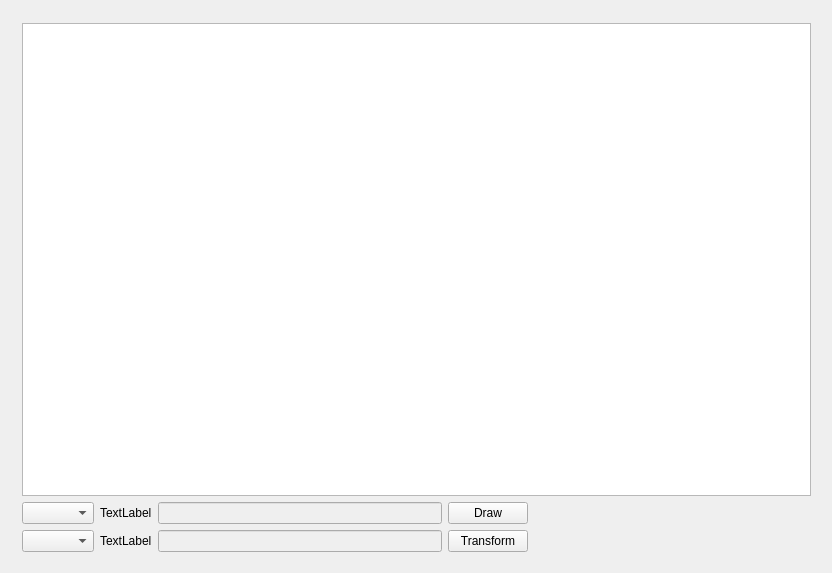
<?xml version="1.0" encoding="UTF-8"?>
<ui version="4.0">
 <class>MainWindow</class>
 <widget class="QMainWindow" name="MainWindow">
  <property name="geometry">
   <rect>
    <x>0</x>
    <y>0</y>
    <width>832</width>
    <height>573</height>
   </rect>
  </property>
  <property name="windowTitle">
   <string>Computer Graphics beta</string>
  </property>
  <widget class="QWidget" name="centralWidget">
   <widget class="QWidget" name="layoutWidget">
    <property name="geometry">
     <rect>
      <x>11</x>
      <y>12</y>
      <width>811</width>
      <height>551</height>
     </rect>
    </property>
    <layout class="QVBoxLayout" name="generalLayout">
     <property name="sizeConstraint">
      <enum>QLayout::SetNoConstraint</enum>
     </property>
     <item>
      <widget class="QGraphicsView" name="graphicsView"/>
     </item>
     <item>
      <layout class="QHBoxLayout" name="drawLayout">
       <item>
        <widget class="QComboBox" name="figuresMenu"/>
       </item>
       <item>
        <widget class="QLabel" name="drawStatusLabel">
         <property name="text">
          <string>TextLabel</string>
         </property>
        </widget>
       </item>
       <item>
        <widget class="QLineEdit" name="additionalInfoDraw">
         <property name="enabled">
          <bool>false</bool>
         </property>
        </widget>
       </item>
       <item>
        <widget class="QPushButton" name="drawButton">
         <property name="text">
          <string>Draw</string>
         </property>
        </widget>
       </item>
       <item>
        <spacer name="drawHorizontalSpacer">
         <property name="orientation">
          <enum>Qt::Horizontal</enum>
         </property>
         <property name="sizeHint" stdset="0">
          <size>
           <width>40</width>
           <height>20</height>
          </size>
         </property>
        </spacer>
       </item>
      </layout>
     </item>
     <item>
      <layout class="QHBoxLayout" name="transformLayout">
       <item>
        <widget class="QComboBox" name="transformationsMenu"/>
       </item>
       <item>
        <widget class="QLabel" name="transformStatusLabel">
         <property name="text">
          <string>TextLabel</string>
         </property>
        </widget>
       </item>
       <item>
        <widget class="QLineEdit" name="additionalInfoTransform">
         <property name="enabled">
          <bool>false</bool>
         </property>
        </widget>
       </item>
       <item>
        <widget class="QPushButton" name="transformButton">
         <property name="text">
          <string>Transform</string>
         </property>
        </widget>
       </item>
       <item>
        <spacer name="transformHorizontalSpacer">
         <property name="orientation">
          <enum>Qt::Horizontal</enum>
         </property>
         <property name="sizeHint" stdset="0">
          <size>
           <width>40</width>
           <height>20</height>
          </size>
         </property>
        </spacer>
       </item>
      </layout>
     </item>
    </layout>
   </widget>
  </widget>
 </widget>
 <layoutdefault spacing="6" margin="11"/>
 <resources/>
 <connections/>
</ui>
